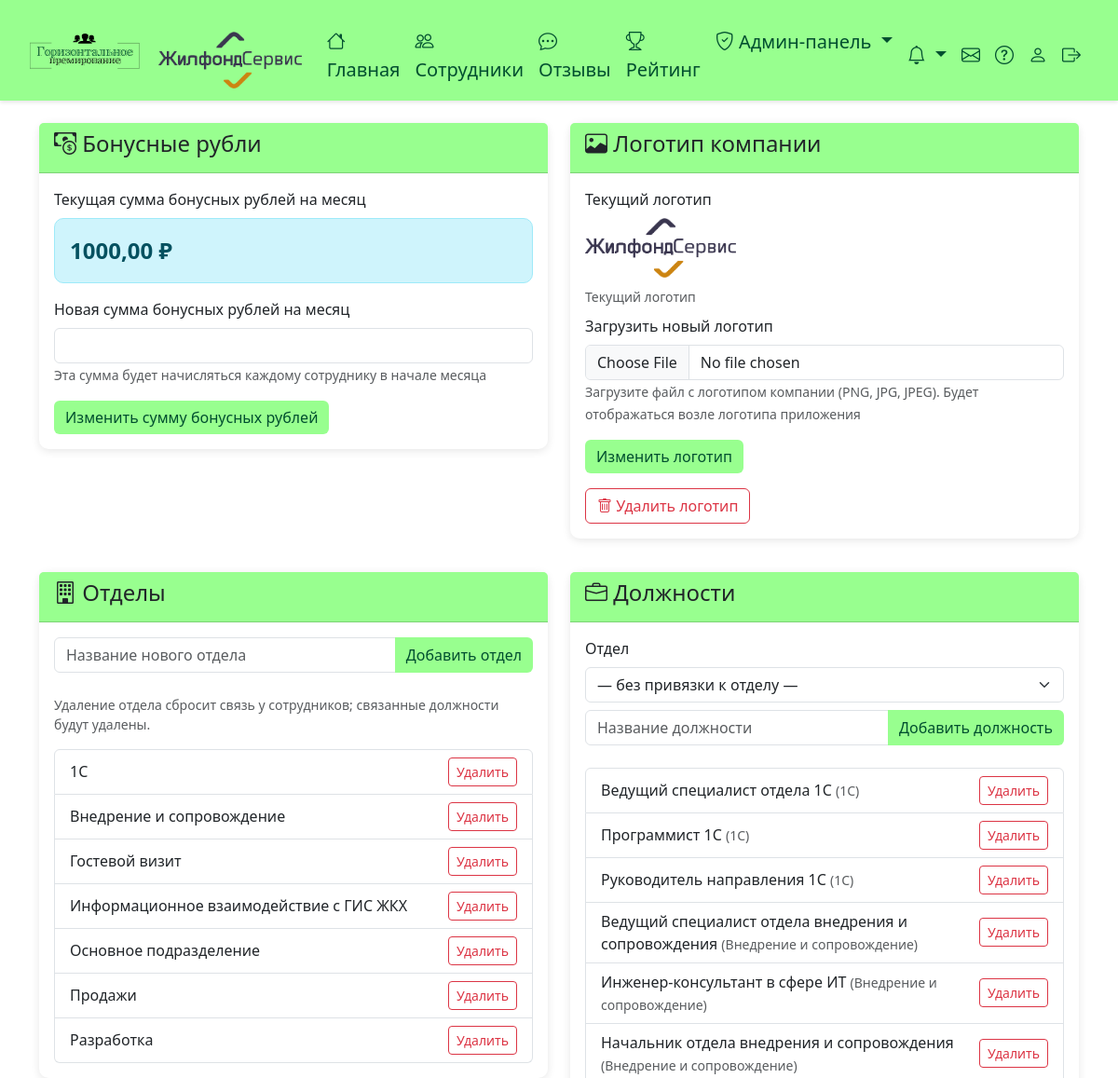
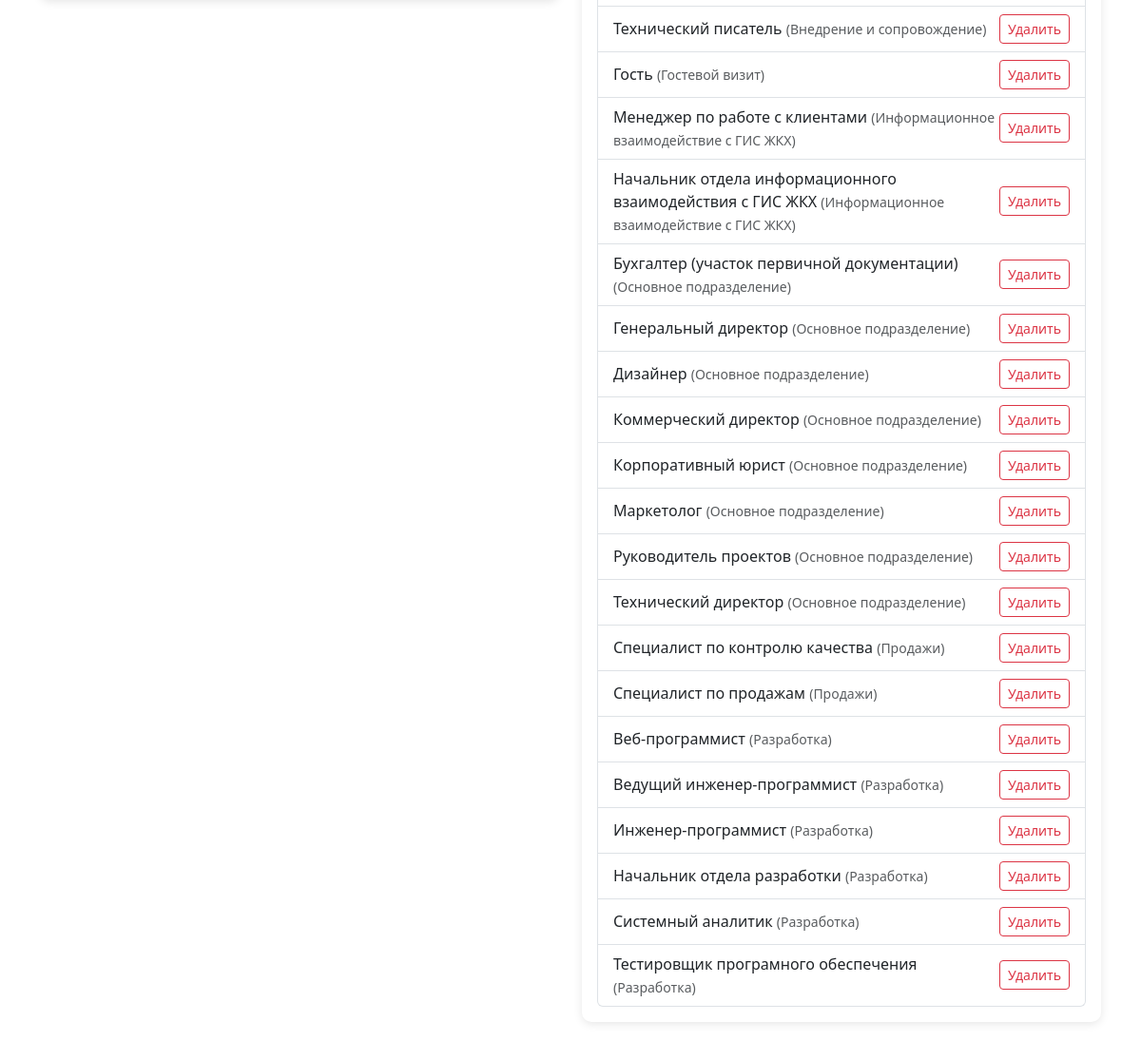
Screenshot of /app-admin/settings/ (signed in) with the database file from the repository (2 pictures, top to bottom).
### employees/models.py (models this page shows, shortened)
class SystemSettings(models.Model):
    monthly_bonus_amount = models.DecimalField(max_digits=10, decimal_places=2, default=1000.00, verbose_name='Сумма бонусных рублей на месяц')
    company_logo = models.ImageField(upload_to='company_logos/', blank=True, null=True, verbose_name='Логотип компании')
    class Meta:
        verbose_name = 'Настройка системы'
        verbose_name_plural = 'Настройки системы'
    @classmethod
    def get_settings(cls):
        settings, created = cls.objects.get_or_create(pk=1)
        return settings

class Department(models.Model):
    name = models.CharField(max_length=100, verbose_name='Название отдела')
    class Meta:
        verbose_name = 'Отдел'
        verbose_name_plural = 'Отделы'

class Position(models.Model):
    name = models.CharField(max_length=100, verbose_name='Название должности')
    department = models.ForeignKey(Department, on_delete=models.CASCADE, verbose_name='Отдел', related_name='positions', null=True, blank=True)
    class Meta:
        verbose_name = 'Должность'
        verbose_name_plural = 'Должности'

### employees/views.py (the view, shortened to what this page needs)
# urls.py: path('app-admin/settings/', views.admin_settings_view, name='admin_settings'),
@login_required
def admin_settings_view(request):
    if not request.user.is_admin:
        messages.error(request, 'У вас нет прав доступа')
        return redirect('home')
    settings = SystemSettings.get_settings()
    departments = Department.objects.all().order_by('name')
    positions = Position.objects.select_related('department').order_by('department__name', 'name')
    context = {
        'settings': settings,
        'departments_admin': departments,
        'positions_admin': positions,
    }
    return render(request, 'employees/admin_settings.html', context)

### employees/context_processors.py (called while the page is built)
def notifications_count(request):
    if request.user.is_authenticated:
        unread_count = Notification.objects.filter(user=request.user, is_read=False).count()
        notifications = Notification.objects.filter(user=request.user).order_by('-created_at')[:10]
        new_support_requests_count = 0
        if request.user.is_admin:
            new_support_requests_count = SupportRequest.objects.filter(status=SupportRequest.STATUS_NEW).count()
        return {
            'unread_notifications_count': unread_count,
            'notifications_list': notifications,
            'new_support_requests_count': new_support_requests_count,
        }
    return {
        'unread_notifications_count': 0,
        'notifications_list': [],
        'new_support_requests_count': 0,
    }

### employees/templatetags/employees_tags.py (called while the page is built)
@register.simple_tag
def get_system_settings():
    return SystemSettings.get_settings()

### templates/employees/admin_settings.html (shortened to what this page needs)
{% extends 'base.html' %}
{% block content %}
<div class="row">
    <div class="col-md-6">
        <div class="card">
            <div class="card-header">
                <h4><i class="bi bi-cash-coin"></i> Бонусные рубли</h4>
            </div>
            <div class="card-body">
                <form method="post" enctype="multipart/form-data" id="bonusForm">
                    <div class="mb-3">
                        <label class="form-label">Текущая сумма бонусных рублей на месяц</label>
                        <div class="alert alert-info">
                            <strong style="font-size: 1.5rem;">{{ settings.monthly_bonus_amount }} ₽</strong>
                        </div>
                        <label class="form-label">Новая сумма бонусных рублей на месяц</label>
                        <input type="number"
                               name="monthly_bonus_amount"
                               class="form-control"
                               value="{{ settings.monthly_bonus_amount }}"
                               step="0.01"
                               min="0"
                               required>
                        <small class="form-text text-muted">Эта сумма будет начисляться каждому сотруднику в начале месяца</small>
                    </div>
                    <button type="submit" class="btn btn-primary">Изменить сумму бонусных рублей</button>
                </form>
            </div>
        </div>
    </div>
    <div class="col-md-6">
        <div class="card">
            <div class="card-header">
                <h4><i class="bi bi-image"></i> Логотип компании</h4>
            </div>
            <div class="card-body">
                <form method="post" enctype="multipart/form-data" id="logoForm">
                    <div class="mb-3">
                        <label class="form-label">Текущий логотип</label>
                        {% if settings.company_logo %}
                        <div class="mb-2">
                            <img src="{{ settings.company_logo.url }}" height="64" class="mb-2">
                            <br><small class="text-muted">Текущий логотип</small>
                        </div>
                        {% else %}
                        <div class="alert alert-warning">
                            Логотип не установлен
                        </div>
                        {% endif %}
                        <label class="form-label">Загрузить новый логотип</label>
                        <input type="file"
                               name="company_logo"
                               class="form-control"
                               accept="image/png,image/jpeg,image/jpg">
                        <small class="form-text text-muted">Загрузите файл с логотипом компании (PNG, JPG, JPEG). Будет отображаться возле логотипа приложения</small>
                    </div>
                    <button type="submit" class="btn btn-primary">Изменить логотип</button>
                </form>
                {% if settings.company_logo %}
                <form method="post" class="mt-3" onsubmit="return confirm('Удалить логотип компании из настроек? Файл будет удалён с сервера.');">
                    <button type="submit" class="btn btn-outline-danger">
                        <i class="bi bi-trash"></i> Удалить логотип
                    </button>
                </form>
                {% endif %}
            </div>
        </div>
    </div>
</div>
<div class="row mt-3">
    <div class="col-md-6">
        <div class="card">
            <div class="card-header">
                <h4><i class="bi bi-building"></i> Отделы</h4>
            </div>
            <div class="card-body">
                <form method="post" class="mb-4">
                    <div class="input-group">
                        <input type="text" name="department_name" class="form-control" placeholder="Название нового отдела" maxlength="100" required>
                        <button type="submit" class="btn btn-primary">Добавить отдел</button>
                    </div>
                </form>
                <p class="text-muted small">Удаление отдела сбросит связь у сотрудников; связанные должности будут удалены.</p>
                <ul class="list-group">
                    {% for d in departments_admin %}
                    <li class="list-group-item d-flex justify-content-between align-items-center">
                        <span>{{ d.name }}</span>
                        <form method="post" class="d-inline" onsubmit="return confirm('Удалить отдел «{{ d.name }}»?');">
                            <button type="submit" class="btn btn-sm btn-outline-danger">Удалить</button>
                        </form>
                    </li>
                    {% empty %}
                    <li class="list-group-item text-muted">Отделов пока нет</li>
                    {% endfor %}
                </ul>
            </div>
        </div>
    </div>
    <div class="col-md-6">
        <div class="card">
            <div class="card-header">
                <h4><i class="bi bi-briefcase"></i> Должности</h4>
            </div>
            <div class="card-body">
                <form method="post" class="mb-4">
                    <div class="mb-2">
                        <label class="form-label">Отдел</label>
                        <select name="position_department_id" class="form-select">
                            <option value="">— без привязки к отделу —</option>
                        </select>
                    </div>
                    <div class="input-group">
                        <input type="text" name="position_name" class="form-control" placeholder="Название должности" maxlength="100" required>
                        <button type="submit" class="btn btn-primary">Добавить должность</button>
                    </div>
                </form>
                <ul class="list-group">
                    {% for p in positions_admin %}
                    <li class="list-group-item d-flex justify-content-between align-items-center">
                        <span>
                            {{ p.name }}
                            {% if p.department %}
                            <small class="text-muted">({{ p.department.name }})</small>
                            {% else %}
                            <small class="text-muted">(без отдела)</small>
                            {% endif %}
                        </span>
                        <form method="post" class="d-inline" onsubmit="return confirm('Удалить должность «{{ p.name }}»?');">
                            <button type="submit" class="btn btn-sm btn-outline-danger">Удалить</button>
                        </form>
                    </li>
                    {% empty %}
                    <li class="list-group-item text-muted">Должностей пока нет</li>
                    {% endfor %}
                </ul>
            </div>
        </div>
    </div>
</div>
{% endblock %}

### templates/base.html (shortened to what this page needs)
<!DOCTYPE html>
<html lang="ru">
<head>
    <link href="https://cdn.jsdelivr.net/npm/bootstrap@5.3.0/dist/css/bootstrap.min.css" rel="stylesheet">
    <link rel="stylesheet" href="https://cdn.jsdelivr.net/npm/bootstrap-icons@1.11.0/font/bootstrap-icons.css">
</head>
<body>
    {% if user.is_authenticated %}
    <nav class="navbar navbar-expand-lg navbar-dark">
        <div class="container-fluid">
            <a class="navbar-brand" href="{% url 'home' %}" style="margin-left: 20px;">
                <div style="display: flex; align-items: center; gap: 10px; ">
                <img src="/media/logo1.svg" width="40%" style="vertical-align: middle; ">
                {% load static %}
                {% load employees_tags %}
                {% get_system_settings as settings %}
                {% if settings.company_logo %}
                    <img src="{{ settings.company_logo.url }}" height="61" style="margin-left: 10px; vertical-align: middle; margin-top: 23px;">
                {% endif %}
                </div>
            </a>
            <div class="collapse navbar-collapse" id="navbarNav">
                <ul class="navbar-nav me-auto">
                    <li class="nav-item">
                        <a class="nav-link" href="{% url 'home' %}"><i class="bi bi-house"></i> Главная</a>
                    </li>
                    <li class="nav-item">
                        <a class="nav-link" href="{% url 'employees_list' %}"><i class="bi bi-people"></i> Сотрудники</a>
                    </li>
                    <li class="nav-item">
                        <a class="nav-link" href="{% url 'reviews_list' %}"><i class="bi bi-chat-dots"></i> Отзывы</a>
                    </li>
                    <li class="nav-item">
                        <a class="nav-link" href="{% url 'rating' %}"><i class="bi bi-trophy"></i> Рейтинг</a>
                    </li>
                    {% if user.is_admin %}
                    <li class="nav-item dropdown">
                        <a class="nav-link dropdown-toggle" href="#" id="adminDropdown" role="button" data-bs-toggle="dropdown">
                            <i class="bi bi-shield-check"></i> Админ-панель
                        </a>
                    </li>
                    {% endif %}
                </ul>
                <ul class="navbar-nav">
                    <li class="nav-item dropdown">
                        <a class="nav-link dropdown-toggle position-relative" href="#" id="notificationsDropdown" role="button" data-bs-toggle="dropdown" aria-expanded="false">
                            <i class="bi bi-bell"></i>
                        </a>
                    </li>
                    <li class="nav-item">
                        {% if user.is_admin %}
                        <a class="nav-link position-relative" href="{% url 'admin_support_requests' %}" title="Обращения сотрудников">
                            <i class="bi bi-envelope"></i>
                        </a>
                        {% endif %}
                    </li>
                    <li class="nav-item">
                        {% if user.is_admin %}
                        <a class="nav-link" href="/media/Instruction_admin.pdf" target="_blank" title="Инструкция для администратора">
                            <i class="bi bi-question-circle"></i>
                        </a>
                        {% else %}
                        <a class="nav-link" href="{% url 'support_help' %}" title="Инструкция и обращения в поддержку">
                            <i class="bi bi-question-circle"></i>
                        </a>
                        {% endif %}
                    </li>
                    <li class="nav-item">
                        <a class="nav-link" href="{% url 'profile' %}" ><i class="bi bi-person"></i> </a>
                    </li>
                    <li class="nav-item">
                        <a class="nav-link" href="{% url 'logout' %}" style="margin-right: 20px;"><i class="bi bi-box-arrow-right"></i> </a>
                    </li>
                </ul>
            </div>
        </div>
    </nav>
    {% endif %}
    <div class="{% block content_container_class %}container{% endblock %} mt-4">
        {% block content %}{% endblock %}
    </div>
</body>
</html>

### templates/base.html (style rules this page uses)
body { background-image: #fff; }
.navbar { background: linear-gradient(rgba(152, 255, 143, 1), rgba(152, 255, 143, 1) 100%, rgba(173, 250, 166, 1) 0%); box-shadow: 0 2px 4px rgba(0,0,0,0.1); position: sticky; top: 0; z-index: 1000; }
body { padding-top: 0; }
.navbar-brand, .nav-link { color: rgba(0, 79, 47, 1) !important; padding-top: 3px; border: 3px; }
.nav-item { font-size: 20px; color: rgba(0, 79, 47, 1); font-weight: medium; margin-top: 16px; }
.card { border: none; border-radius: 10px; box-shadow: 0 2px 10px rgba(0,0,0,0.1); margin-bottom: 20px; }
.card-header { background: linear-gradient(rgba(152, 255, 143, 1), rgba(152, 255, 143, 1) 100%, rgba(173, 250, 166, 1) 0%); color: rgba(0, 79, 47, 1) border-radius: 10px 10px 0 0 !important; }
.btn-primary { background: linear-gradient(rgba(152, 255, 143, 1), rgba(152, 255, 143, 1) 100%, rgba(173, 250, 166, 1) 0%); border: none; color: rgba(0, 79, 47, 1); }
.alert { border-radius: 10px; }

### rows the page displays
SystemSettings: company_logo (picture), monthly_bonus_amount "1000,00"
Department: name "1С"
Department: name "Внедрение и сопровождение"
Department: name "Гостевой визит"
Department: name "Информационное взаимодействие с ГИС ЖКХ"
Department: name "Основное подразделение"
Department: name "Продажи"
Department: name "Разработка"
Position: name "Ведущий специалист отдела 1С", department.name "1С"
Position: name "Программист 1С", department.name "1С"
Position: name "Руководитель направления 1С", department.name "1С"
Position: name "Ведущий специалист отдела внедрения и сопровождения", department.name "Внедрение и сопровождение"
Position: name "Инженер-консультант в сфере ИТ", department.name "Внедрение и сопровождение"
Position: name "Начальник отдела внедрения и сопровождения", department.name "Внедрение и сопровождение"
Position: name "Технический писатель", department.name "Внедрение и сопровождение"
Position: name "Гость", department.name "Гостевой визит"
Position: name "Менеджер по работе с клиентами", department.name "Информационное взаимодействие с ГИС ЖКХ"
Position: name "Начальник отдела информационного взаимодействия с ГИС ЖКХ", department.name "Информационное взаимодействие с ГИС ЖКХ"
Position: name "Бухгалтер (участок первичной документации)", department.name "Основное подразделение"
Position: name "Генеральный директор", department.name "Основное подразделение"
Position: name "Дизайнер", department.name "Основное подразделение"
Position: name "Коммерческий директор", department.name "Основное подразделение"
Position: name "Корпоративный юрист", department.name "Основное подразделение"
Position: name "Маркетолог", department.name "Основное подразделение"
Position: name "Руководитель проектов", department.name "Основное подразделение"
Position: name "Технический директор", department.name "Основное подразделение"
Position: name "Специалист по контролю качества", department.name "Продажи"
Position: name "Специалист по продажам", department.name "Продажи"
Position: name "Веб-программист", department.name "Разработка"
Position: name "Ведущий инженер-программист", department.name "Разработка"
Position: name "Инженер-программист", department.name "Разработка"
Position: name "Начальник отдела разработки", department.name "Разработка"
Position: name "Системный аналитик", department.name "Разработка"
Position: name "Тестировщик програмного обеспечения", department.name "Разработка"
